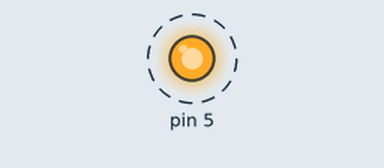
Recording of a sketch running on a simulated Arduino Uno, built with avr-gcc and run on an emulated ATmega328P. Shown: output pins drawn as LEDs (lit = HIGH). Dashed ring = blinking.

Above: at 0.07 s.
Timing chart, 0 to 3.0 s (numbered marks = the images above):
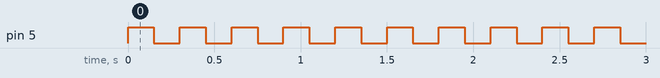

Measured:
- by itself, pin 5: alternates HIGH for 0.15 s and LOW for 0.15 s

The sketch:

ClassicSketch.ino
```cpp
void setup() {
 pinMode(5, OUTPUT);
}

void loop() {
 digitalWrite(5, HIGH);
 delay(150);
 digitalWrite(5, LOW);
 delay(150);
}
```
